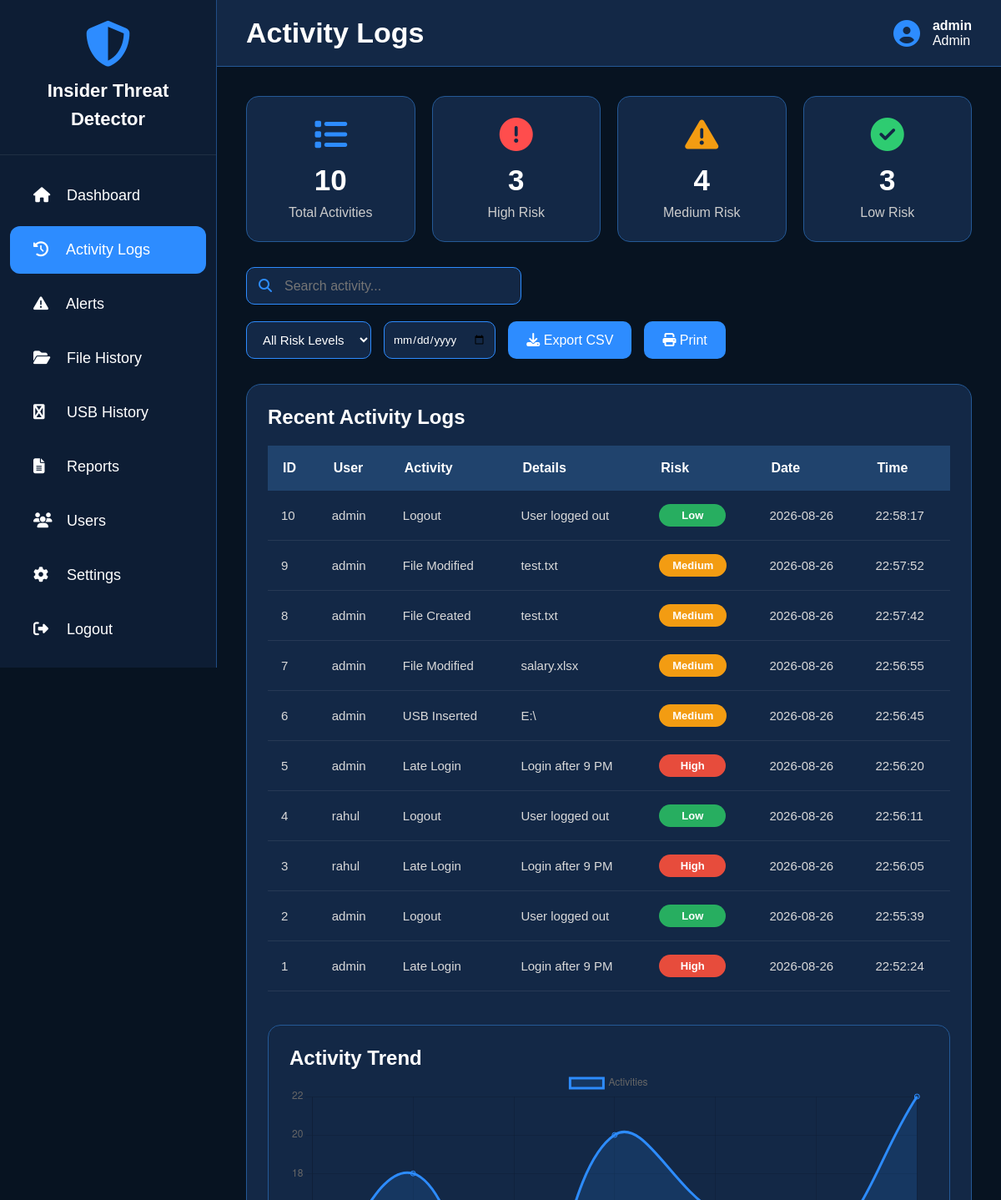
Before: /activity (signed in, upper part) with the older database file.
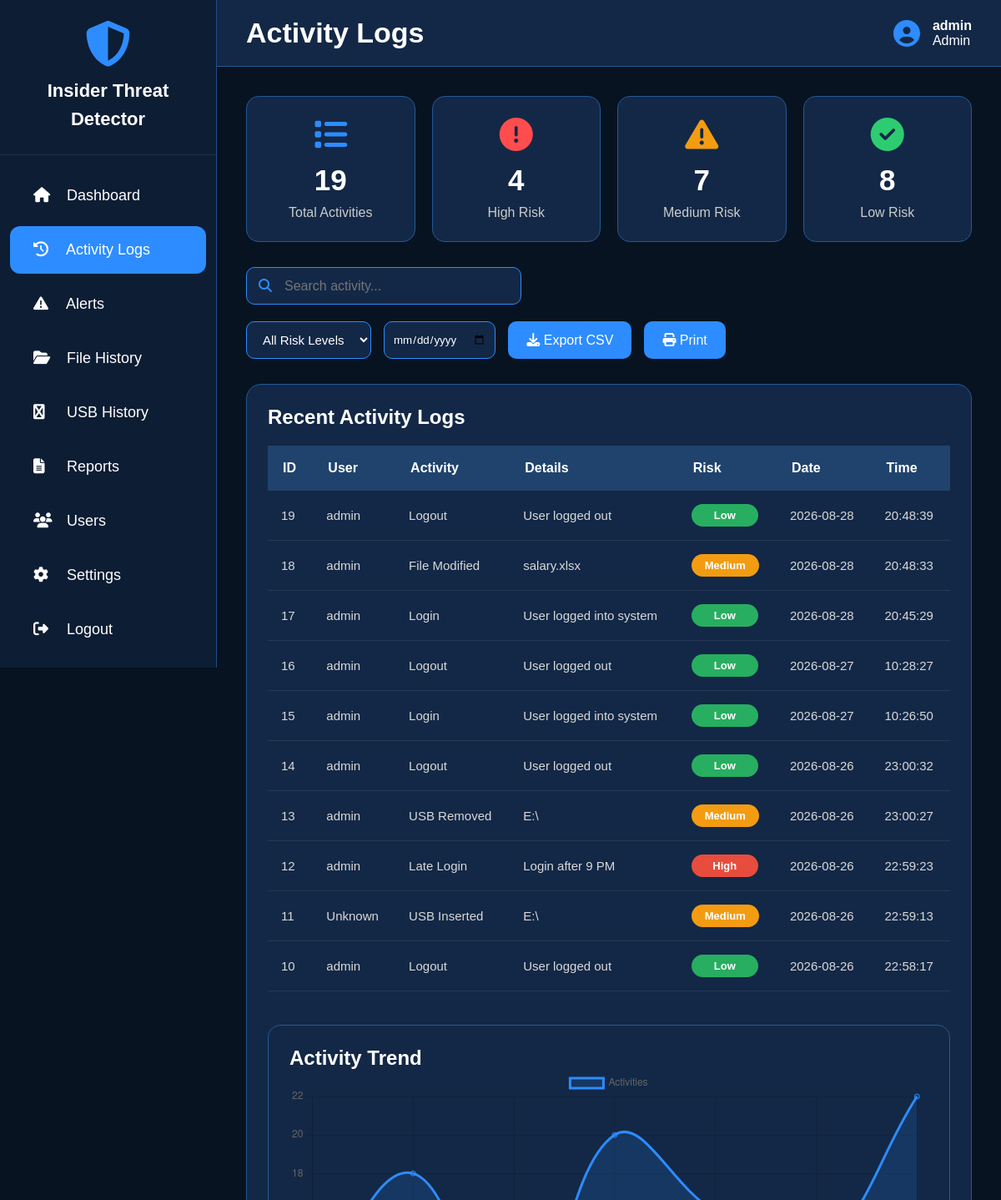
After: the same page with the newer database file.
### tables this page shows
CREATE TABLE activity_logs (
        id INTEGER PRIMARY KEY AUTOINCREMENT,
        username TEXT,
        activity TEXT,
        details TEXT,
        risk_level TEXT,
        date TEXT,
        time TEXT
    );

### app.py (the view)
@app.route("/activity")
def activity():
    if not login_required():
        return redirect("/")
    conn = get_db()
    activities = conn.execute(
        "SELECT * FROM activity_logs ORDER BY id DESC"
    ).fetchall()
    total = len(activities)
    high = sum(1 for x in activities if x["risk_level"] == "High")
    medium = sum(1 for x in activities if x["risk_level"] == "Medium")
    low = sum(1 for x in activities if x["risk_level"] == "Low")
    conn.close()
    return page(
        "activity.html",
        activities=activities,
        total_logs=total,
        high_risk=high,
        medium_risk=medium,
        low_risk=low
    )

### app.py (called while the page is built)
def login_required():
    return "username" in session

def page(name, **data):
    data["username"] = session.get("username")
    data["role"] = session.get("role")
    return render_template(name, **data)

### database.py (called while the page is built)
def get_db():
    conn = sqlite3.connect(DATABASE)
    conn.row_factory = sqlite3.Row
    return conn

### templates/activity.html (shortened to what the changed rows need)
<!DOCTYPE html>
<html lang="en">
<head>
<link rel="stylesheet"
href="https://cdnjs.cloudflare.com/ajax/libs/font-awesome/6.5.2/css/all.min.css">
</head>
<body>
<div class="sidebar">
<div class="logo">
<h2>
Insider Threat<br>
Detector
</h2>
</div>
</div>
<div class="main">
<div class="topbar">
<h1>Activity Logs</h1>
</div>
<div class="content">
    <div class="summary-cards">
<div class="summary-card">
<i class="fa-solid fa-list blue"></i>
<h2>{{total_logs}}</h2>
<p>Total Activities</p>
</div>
<div class="summary-card">
<i class="fa-solid fa-circle-exclamation red"></i>
<h2>{{high_risk}}</h2>
<p>High Risk</p>
</div>
<div class="summary-card">
<i class="fa-solid fa-triangle-exclamation orange"></i>
<h2>{{medium_risk}}</h2>
<p>Medium Risk</p>
</div>
<div class="summary-card">
<i class="fa-solid fa-circle-check green"></i>
<h2>{{low_risk}}</h2>
<p>Low Risk</p>
</div>
</div>
<div class="table-box">
<h2 class="table-title">
Recent Activity Logs
</h2>
<table id="activityTable">
<thead>
<tr>
<th>ID</th>
<th>User</th>
<th>Activity</th>
<th>Details</th>
<th>Risk</th>
<th>Date</th>
<th>Time</th>
</tr>
</thead>
<tbody>
{% for row in activities %}
<tr>
<td>{{row.id}}</td>
<td>{{row.username}}</td>
<td>{{row.activity}}</td>
<td>{{row.details}}</td>
<td>
{% if row.risk_level=="High" %}
<span class="badge high">
High
</span>
{% elif row.risk_level=="Medium" %}
<span class="badge medium">
Medium
</span>
{% else %}
<span class="badge low">
Low
</span>
{% endif %}
</td>
<td>{{row.date}}</td>
<td>{{row.time}}</td>
</tr>
{% endfor %}
</tbody>
</table>
<div class="chart-box">
<h2>Activity Trend</h2>
</div>
</div>
</div>
</div>
<script>
const ctx=document.getElementById("activityChart");
new Chart(ctx,{
type:"line",
data:{
labels:["Mon","Tue","Wed","Thu","Fri","Sat","Sun"],
datasets:[{
label:"Activities",
data:[12,18,9,20,16,14,22],
borderColor:"#2d8cff",
backgroundColor:"rgba(45,140,255,.15)",
fill:true,
tension:.4
}]
}
});
</script>
</body>
</html>

Changed rows visible on the page:
no longer on this page (row unchanged): activity_logs: id "9", username "admin", activity "File Modified", details "test.txt", risk_level "Medium", date "2026-08-26", time "22:57:52"
no longer on this page (row unchanged): activity_logs: id "8", username "admin", activity "File Created", details "test.txt", risk_level "Medium", date "2026-08-26", time "22:57:42"
no longer on this page (row unchanged): activity_logs: id "7", username "admin", activity "File Modified", details "salary.xlsx", risk_level "Medium", date "2026-08-26", time "22:56:55"
no longer on this page (row unchanged): activity_logs: id "6", username "admin", activity "USB Inserted", details "E:\\", risk_level "Medium", date "2026-08-26", time "22:56:45"
no longer on this page (row unchanged): activity_logs: id "5", username "admin", activity "Late Login", details "Login after 9 PM", risk_level "High", date "2026-08-26", time "22:56:20"
no longer on this page (row unchanged): activity_logs: id "4", username "rahul", activity "Logout", details "User logged out", risk_level "Low", date "2026-08-26", time "22:56:11"
no longer on this page (row unchanged): activity_logs: id "3", username "rahul", activity "Late Login", details "Login after 9 PM", risk_level "High", date "2026-08-26", time "22:56:05"
no longer on this page (row unchanged): activity_logs: id "2", username "admin", activity "Logout", details "User logged out", risk_level "Low", date "2026-08-26", time "22:55:39"
no longer on this page (row unchanged): activity_logs: id "1", username "admin", activity "Late Login", details "Login after 9 PM", risk_level "High", date "2026-08-26", time "22:52:24"
added activity_logs: id "19", username "admin", activity "Logout", details "User logged out", risk_level "Low", date "2026-08-28", time "20:48:39"
added activity_logs: id "18", username "admin", activity "File Modified", details "salary.xlsx", risk_level "Medium", date "2026-08-28", time "20:48:33"
added activity_logs: id "17", username "admin", activity "Login", details "User logged into system", risk_level "Low", date "2026-08-28", time "20:45:29"
added activity_logs: id "16", username "admin", activity "Logout", details "User logged out", risk_level "Low", date "2026-08-27", time "10:28:27"
added activity_logs: id "15", username "admin", activity "Login", details "User logged into system", risk_level "Low", date "2026-08-27", time "10:26:50"
added activity_logs: id "14", username "admin", activity "Logout", details "User logged out", risk_level "Low", date "2026-08-26", time "23:00:32"
added activity_logs: id "13", username "admin", activity "USB Removed", details "E:\\", risk_level "Medium", date "2026-08-26", time "23:00:27"
added activity_logs: id "12", username "admin", activity "Late Login", details "Login after 9 PM", risk_level "High", date "2026-08-26", time "22:59:23"
added activity_logs: id "11", username "Unknown", activity "USB Inserted", details "E:\\", risk_level "Medium", date "2026-08-26", time "22:59:13"
Other visible differences:
{{ total_logs }}: "10" → "19"
{{ high_risk }}: "3" → "4"
{{ medium_risk }}: "4" → "7"
{{ low_risk }}: "3" → "8"
